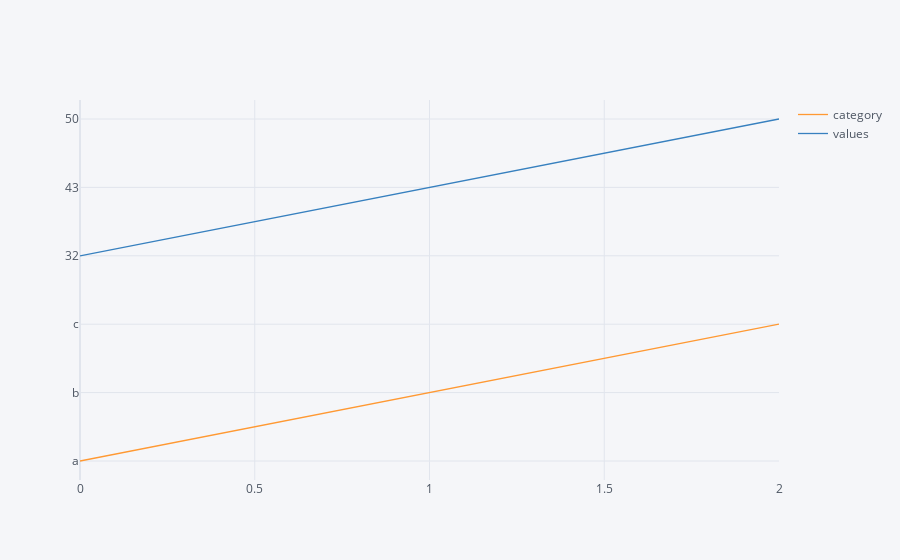

Here is the notebook cell this chart was saved with:
### Code cell
df2.iplot()

### Figure 1 — Plotly figure (JSON) as saved in the notebook; plotly's stock layout.template omitted (floating-point values rounded to 4 significant figures)
{"data": [{"line": {"color": "rgba(255, 153, 51, 1.0)", "dash": "solid", "shape": "linear", "width": 1.3}, "mode": "lines", "name": "category", "text": "", "type": "scatter", "x": [0, 1, 2], "y": ["a", "b", "c"]}, {"line": {"color": "rgba(55, 128, 191, 1.0)", "dash": "solid", "shape": "linear", "width": 1.3}, "mode": "lines", "name": "values", "text": "", "type": "scatter", "x": [0, 1, 2], "y": [32, 43, 50]}], "layout": {"legend": {"bgcolor": "#F5F6F9", "font": {"color": "#4D5663"}}, "paper_bgcolor": "#F5F6F9", "plot_bgcolor": "#F5F6F9", "title": {"font": {"color": "#4D5663"}}, "xaxis": {"gridcolor": "#E1E5ED", "showgrid": true, "tickfont": {"color": "#4D5663"}, "title": {"font": {"color": "#4D5663"}, "text": ""}, "zerolinecolor": "#E1E5ED"}, "yaxis": {"gridcolor": "#E1E5ED", "showgrid": true, "tickfont": {"color": "#4D5663"}, "title": {"font": {"color": "#4D5663"}, "text": ""}, "zerolinecolor": "#E1E5ED"}}}
